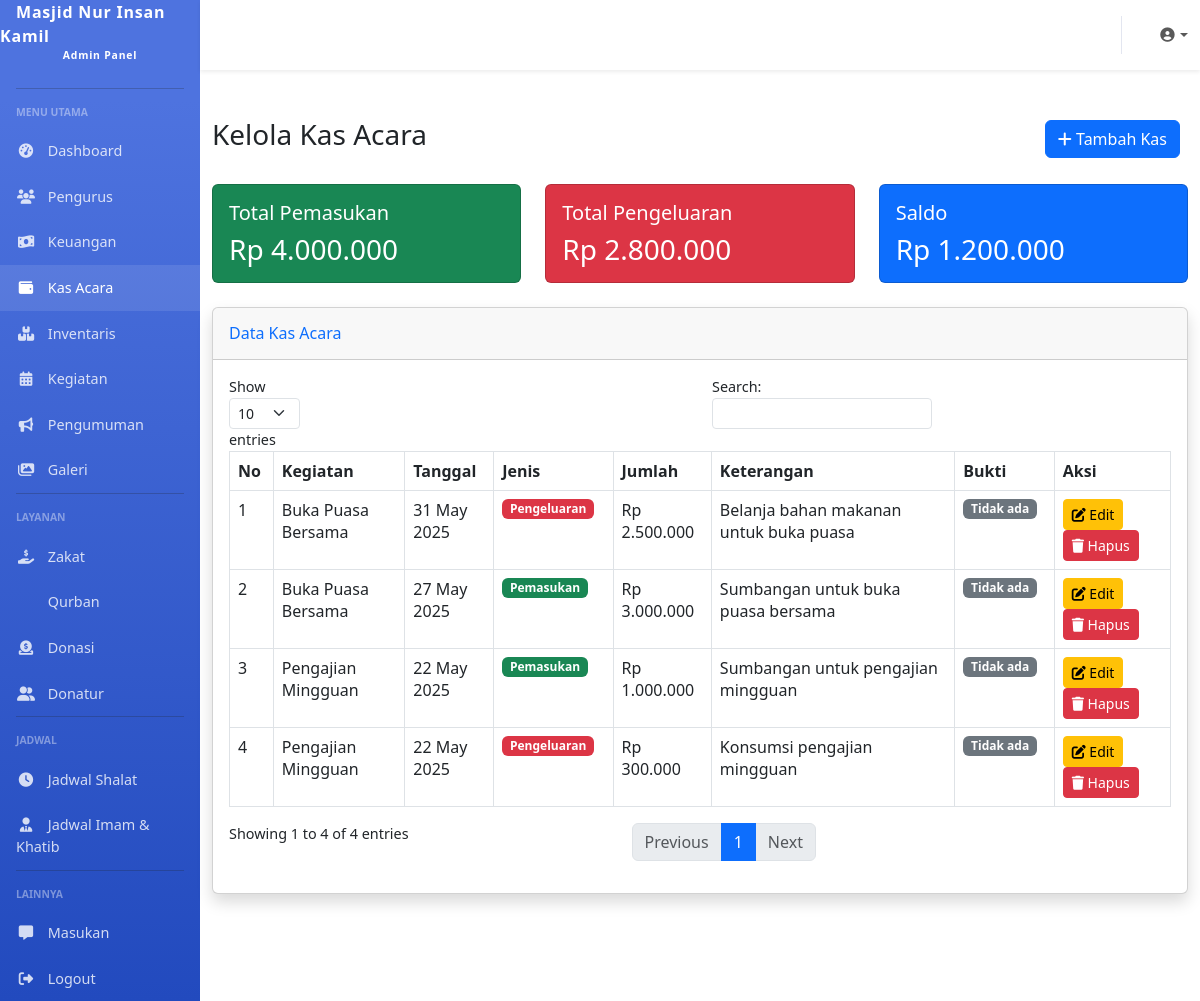
Page /admin/kas_acara.php (signed in) on the committed database.
### tables this page shows
CREATE TABLE `settings` (
  `id` int(11) NOT NULL,
  `nama_masjid` varchar(100) NOT NULL DEFAULT 'Masjid Nur Insan Kamil',
  `alamat` text DEFAULT NULL,
  `no_telepon` varchar(20) DEFAULT NULL,
  `email` varchar(100) DEFAULT NULL,
  `logo` varchar(255) DEFAULT NULL,
  `deskripsi` text DEFAULT NULL,
  `rekening_bank` text DEFAULT NULL,
  `qris_image` varchar(255) DEFAULT NULL,
  `visi` text DEFAULT NULL,
  `misi` text DEFAULT NULL,
  `sejarah` text DEFAULT NULL,
  `created_at` timestamp NOT NULL DEFAULT current_timestamp(),
  `updated_at` timestamp NOT NULL DEFAULT current_timestamp() ON UPDATE current_timestamp()
);

CREATE TABLE `kas_acara` (
  `id` int(11) NOT NULL,
  `kegiatan_id` int(11) NOT NULL,
  `jenis` enum('pemasukan','pengeluaran') NOT NULL,
  `jumlah` decimal(15,2) NOT NULL,
  `tanggal` date NOT NULL,
  `keterangan` text DEFAULT NULL,
  `bukti` varchar(255) DEFAULT NULL,
  `created_at` timestamp NOT NULL DEFAULT current_timestamp(),
  `updated_at` timestamp NOT NULL DEFAULT current_timestamp() ON UPDATE current_timestamp()
);

CREATE TABLE `kegiatan` (
  `id` int(11) NOT NULL,
  `nama_kegiatan` varchar(100) NOT NULL,
  `kategori` varchar(100) NOT NULL,
  `tanggal_mulai` datetime NOT NULL,
  `tanggal_selesai` datetime DEFAULT NULL,
  `lokasi` varchar(100) DEFAULT NULL,
  `deskripsi` text DEFAULT NULL,
  `poster` varchar(255) DEFAULT NULL,
  `status` enum('upcoming','ongoing','completed','canceled') DEFAULT 'upcoming',
  `created_at` timestamp NOT NULL DEFAULT current_timestamp(),
  `updated_at` timestamp NOT NULL DEFAULT current_timestamp() ON UPDATE current_timestamp()
);

### config/database.php (called while the page is built, shortened)
<?php
function getConnection() {
    $conn = new mysqli(DB_HOST, DB_USER, DB_PASS, DB_NAME);
    $conn->set_charset("utf8");
    return $conn;
}
function query($sql) {
    $conn = getConnection();
    $result = $conn->query($sql);
    return $result;
}
function fetchAll($sql) {
    $result = query($sql);
    $data = [];
    while ($row = $result->fetch_assoc()) {
        $data[] = $row;
    }
    return $data;
}
function fetchOne($sql) {
    $result = query($sql);
    $row = $result->fetch_assoc();
    return $row;
}

### includes/functions.php (called while the page is built, shortened)
<?php
require_once dirname(__DIR__) . '/config/database.php';
function formatDate($date, $format = 'd F Y') {
    $timestamp = strtotime($date);
    return date($format, $timestamp);
}
function formatRupiah($number) {
    return 'Rp ' . number_format($number, 0, ',', '.');
}
function getSettings() {
    return fetchOne("SELECT * FROM settings WHERE id = 1");
}
function isActiveMenu($menu, $active = 'active') {
    $currentPage = basename($_SERVER['PHP_SELF'], '.php');
    if ($currentPage == $menu) {
        return $active;
    }
    return '';
}

### admin/kas_acara.php (the view, shortened to what this page needs)
<?php
require_once 'includes/header.php';
$kegiatan_id = isset($_GET['kegiatan_id']) ? $_GET['kegiatan_id'] : (isset($_POST['kegiatan_id']) ? $_POST['kegiatan_id'] : '');
$whereClause = $kegiatan_id ? "WHERE ka.kegiatan_id = $kegiatan_id" : "";
$dataKasAcara = fetchAll("SELECT ka.*, k.nama_kegiatan FROM kas_acara ka JOIN kegiatan k ON ka.kegiatan_id = k.id $whereClause ORDER BY ka.tanggal DESC");
$whereClauseSum = $kegiatan_id ? "WHERE kegiatan_id = $kegiatan_id" : "";
$totalPemasukan = fetchOne("SELECT SUM(jumlah) as total FROM kas_acara WHERE jenis = 'pemasukan' $whereClauseSum")['total'] ?? 0;
$totalPengeluaran = fetchOne("SELECT SUM(jumlah) as total FROM kas_acara WHERE jenis = 'pengeluaran' $whereClauseSum")['total'] ?? 0;
$saldo = $totalPemasukan - $totalPengeluaran;
?>
<div class="container-fluid py-4">
    <div class="d-flex justify-content-between align-items-center mb-4">
        <h1 class="h3">
            Kelola Kas Acara
        </h1>
        <div>
            <button type="button" class="btn btn-primary me-2" data-bs-toggle="modal" data-bs-target="#formModal">
                <i class="fas fa-plus"></i> Tambah Kas
            </button>
        </div>
    </div>
    <div class="row mb-4">
        <div class="col-md-4">
            <div class="card bg-success text-white">
                <div class="card-body">
                    <h5 class="card-title">Total Pemasukan</h5>
                    <h3 class="card-text"><?= formatRupiah($totalPemasukan) ?></h3>
                </div>
            </div>
        </div>
        <div class="col-md-4">
            <div class="card bg-danger text-white">
                <div class="card-body">
                    <h5 class="card-title">Total Pengeluaran</h5>
                    <h3 class="card-text"><?= formatRupiah($totalPengeluaran) ?></h3>
                </div>
            </div>
        </div>
        <div class="col-md-4">
            <div class="card bg-primary text-white">
                <div class="card-body">
                    <h5 class="card-title">Saldo</h5>
                    <h3 class="card-text"><?= formatRupiah($saldo) ?></h3>
                </div>
            </div>
        </div>
    </div>
    <div class="card shadow mb-4">
        <div class="card-header py-3">
            <h6 class="m-0 font-weight-bold text-primary">
                Data Kas Acara
            </h6>
        </div>
        <div class="card-body">
            <div class="table-responsive">
                <table class="table table-bordered datatable" width="100%" cellspacing="0">
                    <thead>
                        <tr>
                            <th>No</th>
                            <th>Kegiatan</th>
                            <th>Tanggal</th>
                            <th>Jenis</th>
                            <th>Jumlah</th>
                            <th>Keterangan</th>
                            <th>Bukti</th>
                            <th>Aksi</th>
                        </tr>
                    </thead>
                    <tbody>
                        <?php foreach ($dataKasAcara as $index => $kas): ?>
                            <tr>
                                <td><?= $index + 1 ?></td>
                                <td><?= $kas['nama_kegiatan'] ?></td>
                                <td><?= formatDate($kas['tanggal']) ?></td>
                                <td>
                                    <?php if ($kas['jenis'] == 'pemasukan'): ?>
                                        <span class="badge bg-success">Pemasukan</span>
                                    <?php else: ?>
                                        <span class="badge bg-danger">Pengeluaran</span>
                                    <?php endif; ?>
                                </td>
                                <td><?= formatRupiah($kas['jumlah']) ?></td>
                                <td><?= $kas['keterangan'] ?></td>
                                <td>
                                    <?php if (!empty($kas['bukti'])): ?>
                                        <a href="<?= BASE_URL ?>/assets/uploads/kas_acara/<?= $kas['bukti'] ?>" target="_blank" class="btn btn-sm btn-info">
                                            <i class="fas fa-eye"></i> Lihat
                                        </a>
                                    <?php else: ?>
                                        <span class="badge bg-secondary">Tidak ada</span>
                                    <?php endif; ?>
                                </td>
                                <td>
                                    <a href="?action=edit&id=<?= $kas['id'] ?><?= $kegiatan_id ? "&kegiatan_id=$kegiatan_id" : '' ?>" class="btn btn-sm btn-warning">
                                        <i class="fas fa-edit"></i> Edit
                                    </a>
                                    <a href="?action=delete&id=<?= $kas['id'] ?><?= $kegiatan_id ? "&kegiatan_id=$kegiatan_id" : '' ?>" class="btn btn-sm btn-danger" onclick="return confirm('Apakah Anda yakin ingin menghapus data ini?')">
                                        <i class="fas fa-trash"></i> Hapus
                                    </a>
                                </td>
                            </tr>
                        <?php endforeach; ?>
                    </tbody>
                </table>
            </div>
        </div>
    </div>
</div>
<?php
require_once 'includes/footer.php';
?>

### admin/includes/header.php (shortened to what this page needs)
<?php
require_once dirname(dirname(__DIR__)) . '/includes/functions.php';
$settings = getSettings();
?>
<!DOCTYPE html>
<html lang="id">
<head>
    <link href="https://cdn.jsdelivr.net/npm/bootstrap@5.3.0-alpha1/dist/css/bootstrap.min.css" rel="stylesheet">
    <link rel="stylesheet" href="https://cdnjs.cloudflare.com/ajax/libs/font-awesome/6.4.0/css/all.min.css">
</head>
<body>
    <div class="d-flex">
        <div class="sidebar col-lg-2 col-md-3 d-none d-md-block">
            <a class="sidebar-brand text-white" href="<?= ADMIN_URL ?>">
                <?= $settings['nama_masjid'] ?>
                <span>Admin Panel</span>
            </a>
            <hr class="sidebar-divider bg-white">
            <div class="sidebar-heading">Menu Utama</div>
            <ul class="nav flex-column">
                <li class="nav-item">
                    <a class="nav-link <?= isActiveMenu('index') ?>" href="<?= ADMIN_URL ?>">
                        <i class="fas fa-fw fa-tachometer-alt"></i>
                        Dashboard
                    </a>
                </li>
                <li class="nav-item">
                    <a class="nav-link <?= isActiveMenu('pengurus') ?>" href="<?= ADMIN_URL ?>/pengurus.php">
                        <i class="fas fa-fw fa-users"></i>
                        Pengurus
                    </a>
                </li>
                <li class="nav-item">
                    <a class="nav-link <?= isActiveMenu('keuangan') ?>" href="<?= ADMIN_URL ?>/keuangan.php">
                        <i class="fas fa-fw fa-money-bill-wave"></i>
                        Keuangan
                    </a>
                </li>
                <li class="nav-item">
                    <a class="nav-link <?= isActiveMenu('kas_acara') ?>" href="<?= ADMIN_URL ?>/kas_acara.php">
                        <i class="fas fa-fw fa-wallet"></i>
                        Kas Acara
                    </a>
                </li>
                <li class="nav-item">
                    <a class="nav-link <?= isActiveMenu('inventaris') ?>" href="<?= ADMIN_URL ?>/inventaris.php">
                        <i class="fas fa-fw fa-boxes"></i>
                        Inventaris
                    </a>
                </li>
                <li class="nav-item">
                    <a class="nav-link <?= isActiveMenu('kegiatan') ?>" href="<?= ADMIN_URL ?>/kegiatan.php">
                        <i class="fas fa-fw fa-calendar-alt"></i>
                        Kegiatan
                    </a>
                </li>
                <li class="nav-item">
                    <a class="nav-link <?= isActiveMenu('pengumuman') ?>" href="<?= ADMIN_URL ?>/pengumuman.php">
                        <i class="fas fa-fw fa-bullhorn"></i>
                        Pengumuman
                    </a>
                </li>
                <li class="nav-item">
                    <a class="nav-link <?= isActiveMenu('galeri') ?>" href="<?= ADMIN_URL ?>/galeri.php">
                        <i class="fas fa-fw fa-images"></i>
                        Galeri
                    </a>
                </li>
            </ul>
            <hr class="sidebar-divider bg-white">
            <div class="sidebar-heading">Layanan</div>
            <ul class="nav flex-column">
                <li class="nav-item">
                    <a class="nav-link <?= isActiveMenu('zakat') ?>" href="<?= ADMIN_URL ?>/zakat.php">
                        <i class="fas fa-fw fa-hand-holding-usd"></i>
                        Zakat
                    </a>
                </li>
                <li class="nav-item">
                    <a class="nav-link <?= isActiveMenu('qurban') ?>" href="<?= ADMIN_URL ?>/qurban.php">
                        Qurban
                    </a>
                </li>
                <li class="nav-item">
                    <a class="nav-link <?= isActiveMenu('donasi') ?>" href="<?= ADMIN_URL ?>/donasi.php">
                        <i class="fas fa-fw fa-donate"></i>
                        Donasi
                    </a>
                </li>
                <li class="nav-item">
                    <a class="nav-link <?= isActiveMenu('donatur') ?>" href="<?= ADMIN_URL ?>/donatur.php">
                        <i class="fas fa-fw fa-user-friends"></i>
                        Donatur
                    </a>
                </li>
            </ul>
            <hr class="sidebar-divider bg-white">
            <div class="sidebar-heading">Jadwal</div>
            <ul class="nav flex-column">
                <li class="nav-item">
                    <a class="nav-link <?= isActiveMenu('jadwal_shalat') ?>" href="<?= ADMIN_URL ?>/jadwal_shalat.php">
                        <i class="fas fa-fw fa-clock"></i>
                        Jadwal Shalat
                    </a>
                </li>
                <li class="nav-item">
                    <a class="nav-link <?= isActiveMenu('jadwal_imam_khatib') ?>" href="<?= ADMIN_URL ?>/jadwal_imam_khatib.php">
                        <i class="fas fa-fw fa-user-tie"></i>
                        Jadwal Imam & Khatib
                    </a>
                </li>
            </ul>
            <hr class="sidebar-divider bg-white">
            <div class="sidebar-heading">Lainnya</div>
            <ul class="nav flex-column">
                <li class="nav-item">
                    <a class="nav-link <?= isActiveMenu('masukan') ?>" href="<?= ADMIN_URL ?>/masukan.php">
                        <i class="fas fa-fw fa-comment-alt"></i>
                        Masukan
                    </a>
                </li>
                <li class="nav-item">
                    <a class="nav-link" href="<?= ADMIN_URL ?>/logout.php">
                        <i class="fas fa-fw fa-sign-out-alt"></i>
                        Logout
                    </a>
                </li>
            </ul>
        </div>
        <div class="content col-lg-10 col-md-9 col-12">
            <nav class="navbar navbar-expand navbar-light bg-white topbar mb-4 shadow-sm">
                <ul class="navbar-nav ms-auto">
                    <li class="nav-item dropdown no-arrow">
                        <a class="nav-link dropdown-toggle" href="#" id="userDropdown" role="button" data-bs-toggle="dropdown" aria-haspopup="true" aria-expanded="false">
                            <i class="fas fa-user-circle fa-fw"></i>
                        </a>
                    </li>
                </ul>
            </nav>

### admin/includes/footer.php (shortened to what this page needs)
                </div>
        </div>
</body>
</html>

### admin/includes/header.php (style rules this page uses)
body { font-size: 0.9rem; }
.sidebar { min-height: 100vh; background-color: #4e73df; background-image: linear-gradient(180deg, #4e73df 10%, #224abe 100%); background-size: cover; }
.sidebar-brand { height: 4.375rem; text-decoration: none; font-size: 1rem; font-weight: 800; padding: 1.5rem 1rem; text-align: center; letter-spacing: 0.05rem; z-index: 1; }
.sidebar-brand span { font-size: 0.65rem; display: block; }
.sidebar-divider { margin: 0 1rem 1rem; }
.sidebar .nav-item { position: relative; }
.sidebar .nav-item .nav-link { display: block; width: 100%; text-align: left; padding: 0.75rem 1rem; color: rgba(255, 255, 255, 0.8); }
.sidebar .nav-item .nav-link:hover, .sidebar .nav-item .nav-link.active { color: #fff; background-color: rgba(255, 255, 255, 0.1); }
.sidebar .nav-item .nav-link i { margin-right: 0.5rem; width: 1.25rem; text-align: center; }
.sidebar-heading { padding: 0 1rem; font-weight: 800; font-size: 0.65rem; color: rgba(255, 255, 255, 0.4); text-transform: uppercase; margin-bottom: 0.5rem; }
.content { flex: 1 0 auto; }
.topbar { height: 4.375rem; }
.topbar .nav-item .nav-link { height: 4.375rem; display: flex; align-items: center; padding: 0 0.75rem; }

### rows in the picture
settings: nama_masjid "Masjid Nur Insan Kamil"
kas_acara: kegiatan.nama_kegiatan "Buka Puasa Bersama", tanggal "31 May 2025", jenis "Pengeluaran", jumlah "Rp 2.500.000", keterangan "Belanja bahan makanan untuk buka puasa", shows "Tidak ada"
kas_acara: kegiatan.nama_kegiatan "Buka Puasa Bersama", tanggal "27 May 2025", jenis "Pemasukan", jumlah "Rp 3.000.000", keterangan "Sumbangan untuk buka puasa bersama", shows "Tidak ada"
kas_acara: kegiatan.nama_kegiatan "Pengajian Mingguan", tanggal "22 May 2025", jenis "Pemasukan", jumlah "Rp 1.000.000", keterangan "Sumbangan untuk pengajian mingguan", shows "Tidak ada"
kas_acara: kegiatan.nama_kegiatan "Pengajian Mingguan", tanggal "22 May 2025", jenis "Pengeluaran", jumlah "Rp 300.000", keterangan "Konsumsi pengajian mingguan", shows "Tidak ada"

### other values in the picture
formatRupiah($totalPemasukan) "Rp 4.000.000"
formatRupiah($totalPengeluaran) "Rp 2.800.000"
formatRupiah($saldo) "Rp 1.200.000"
